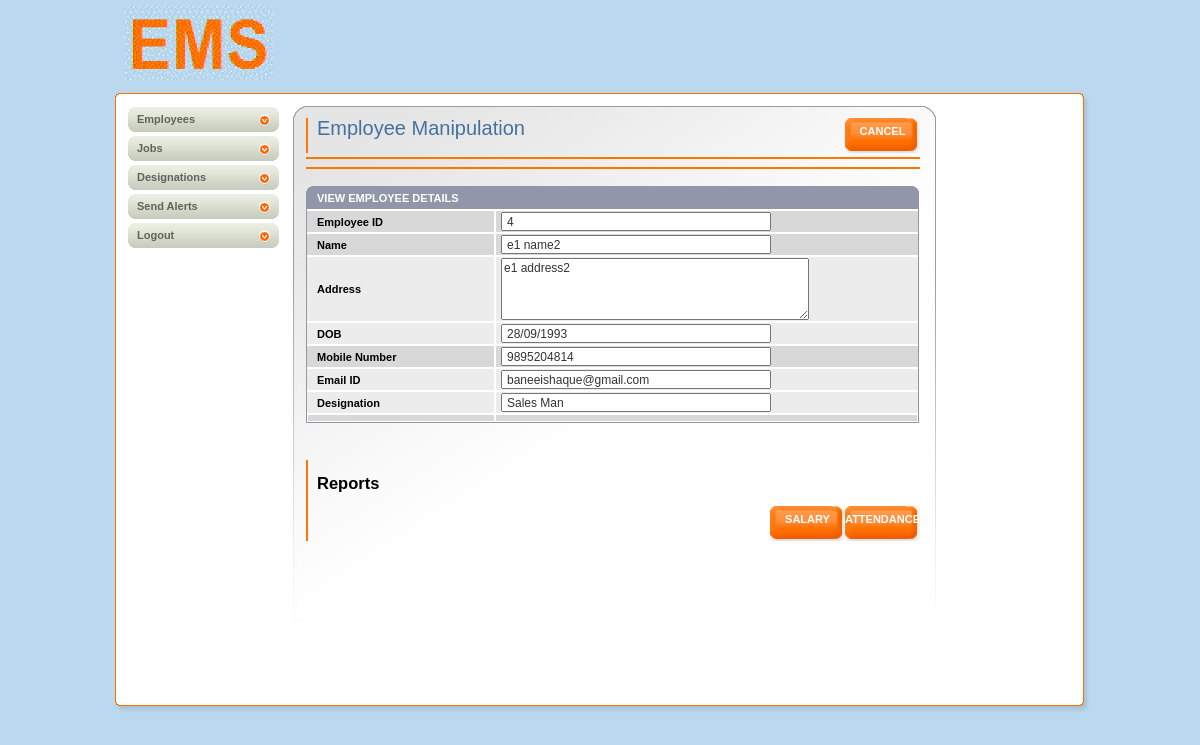
Screenshot of /employee_view.php?id=4 with the database file from the repository.
### tables this page shows
CREATE TABLE `employee` (
  `id` int(11) NOT NULL,
  `username` varchar(50) NOT NULL,
  `passcode` varchar(50) NOT NULL,
  `name` varchar(50) NOT NULL,
  `address` varchar(150) NOT NULL,
  `dob` varchar(50) NOT NULL,
  `mobile` varchar(50) NOT NULL,
  `email` varchar(50) NOT NULL,
  `did` int(11) NOT NULL,
  `role` varchar(50) NOT NULL,
  `cjid` int(11) DEFAULT '0'
);

CREATE TABLE `designation` (
  `id` int(11) NOT NULL,
  `description` varchar(50) NOT NULL,
  `working-hours` double NOT NULL,
  `allowed-leaves` double NOT NULL,
  `salary` double NOT NULL
);

### employee_view.php (the view, shortened to what this page needs)
<!DOCTYPE html PUBLIC "-//W3C//DTD XHTML 1.0 Transitional//EN" "http://www.w3.org/TR/xhtml1/DTD/xhtml1-transitional.dtd">
<html>
    <head>
    </head>
    <body>
        <div id="main">
            <div id="header">
                <a href="index.html" class="logo"><img src="img/logo.gif" width="150" height="75" alt=""/></a>
            </div>
            <div id="middle">
                <div id="left-column">
                    <a href="manager_dashboard.php" class="link">Employees</a>
                    <a href="jobs.php" class="link">Jobs</a>
                    <a href="designation.php" class="link">Designations</a>
                    <a href="send_alerts.php" class="link">Send Alerts</a>
                    <a href="index.php" class="link">Logout</a>
                </div>
                <div id="center-column">
                    <div class="top-bar">
                        <a href="manager_dashboard.php" class="button">Cancel</a>
                        <h1>Employee Manipulation</h1>
                    </div><br/>
                    <div class="select-bar">
                    </div>
                    <div class="table">
                        <img src="img/bg-th-left.gif" width="8" height="7" alt="" class="left"/>
                        <img src="img/bg-th-right.gif" width="7" height="7" alt="" class="right"/>
                        <?php
                        include_once 'config.php';
                        $id = filter_input(INPUT_GET, 'id');
                        $sql = "SELECT * FROM `employee` WHERE id=$id";
                        $result = $con->query($sql);
                        $row = mysqli_fetch_assoc($result);
                        echo'
                            <table class="listing form" cellpadding="0" cellspacing="0">
                                <tr>
                                    <th class="full" colspan="2">View Employee Details</th>
                                </tr>
                                <tr>
                                    <td class="first" width="172"><strong>Employee ID</strong></td>
                                    <td class="last"><input type="text" class="text" name="id" value="' . $row['id'] . '"  readonly="readonly" /></td>
                                </tr>
                                <tr>
                                    <td class="first" width="172"><strong>Name</strong></td>
                                    <td class="last"><input type="text" class="text" name="name" value="' . $row['name'] . '"  readonly="readonly" /></td>
                                </tr>
                                <tr class="bg">
                                    <td class="first"><strong>Address</strong></td>
                                    <td class="last"><textarea name="address" rows="4" cols="41"  readonly="readonly" >' . $row['address'] . '</textarea></td>
                                </tr>
                                <tr class="bg">
                                    <td class="first"><strong>DOB</strong></td>
                                    <td class="last"><input type="text" class="text" name="dob" value="' . $row['dob'] . '"  readonly="readonly" /></td>
                                </tr>
                                <tr>
                                    <td class="first" width="172"><strong>Mobile Number</strong></td>
                                    <td class="last"><input type="text" class="text" name="mobile" value="' . $row['mobile'] . '"  readonly="readonly" /></td>
                                </tr>
                                <tr class="bg">
                                    <td class="first"><strong>Email ID</strong></td>
                                    <td class="last"><input type="text" class="text" name="email" value="' . $row['email'] . '"  readonly="readonly" /></td>
                                </tr>
                                <tr class="bg">
                                    <td class="first"><strong>Designation</strong></td>
                                    <td class="last">';
                        $sql2 = "SELECT * FROM `designation` WHERE id=" . $row['did'];
                        $result2 = $con->query($sql2);
                        $row2 = mysqli_fetch_assoc($result2);
                        echo '<input type="text" class="text" name="email" value="' . $row2['description'] . '"  readonly="readonly" /> </td>
                        </tr>
                        <tr><td></td><td></td></tr>
                        </table>
                        </div>
                        <div class = "top-bar">
                        <h2>Reports</h2>
                        <a href = "manager_view_attendance.php?id='.filter_input(INPUT_GET, 'id').'" class = "button">Attendance</a>
                        <a href = "employee_salary_calculation.php?id='.filter_input(INPUT_GET, 'id').'" class = "button">Salary</a>
                        </div><br/> ';
                        ?>
                    </div>
                </div>
                <div id="footer"></div>
            </div>
    </body>
</html>

### css/all.css (style rules this page uses)
body { margin: 0; padding: 0; background: #BBD9EE; color: #000; font-family: tahoma,arial,sans-serif; font-size: 11px; }
img { border: none; }
a { color: #060606;text-decoration:none }
input { vertical-align: middle }
input.text,select,textarea { font-family: arial,sans-serif; color: #333; font-size: 12px; vertical-align: middle; }
input.text { padding: 1px 0 0 4px; height: 14px; font-weight: normal; }
#main { width: 992px; margin: 0 auto; }
#header { position: relative; width: 992px; height: 106px; background: url(../img/bg-header.gif) no-repeat left bottom; }
a.logo { position: absolute; top: 5px; left: 20px; }
#middle { float: left; width: 967px; background: url(../img/bg-middle.gif) repeat-y left; padding: 0 13px 0 12px; }
#left-column { float: left; padding: 1px 14px 0 12px; width: 151px; }
#center-column { float: left; width: 614px; background: url(../img/bg-center-column.jpg) no-repeat left top; min-height: 584px; padding: 12px 16px 0 13px; }
#footer { float: left; width: 100%; background: url(../img/bg-footer.gif) no-repeat; height: 15px; }
#left-column a { color: #3E3E3E; }
#left-column .link { display: block; width: 142px; height: 25px; background: url(../img/bg-left-link.gif); margin: 0 0 4px 0; font-weight: bold; padding: 0 0 0 9px; line-height: 25px; color: #60635A; }
.top-bar { float: left; width: 603px; border-left: 2px solid #f70; padding: 0 0 0 9px; margin: 0 0 4px 0; }
.top-bar h1 { font: 20px/21px verdana,sans-serif; color: #43729F; margin: 0 0 4px 0; }
.top-bar a.button { float: right; display: block; width: 75px; height: 35px; text-align: center; color: #fff; text-transform: uppercase; font-weight: bold; line-height: 27px; background: url(../img/bg-orange-button.gif) no-repeat; }
.select-bar { clear: both; border-top: 2px solid #f70; border-bottom: 2px solid #f70; padding: 5px 0 3px 0; margin: 0 0 17px 0; }
div.table { float: left; position: relative; width: 614px; margin: 0 0 37px 0; }
table.listing { border-bottom: 1px solid #9097A9; width: 613px; padding: 0; margin: 0; border: 1px solid #9097A9; }
table.listing th { border-top: 0!important; }
table.listing th.full { border-left: 0; border-right: 0!important; text-align: left; text-transform: uppercase; }
div.table img.left { position: absolute; top: 0; left: 0; }
div.table img.right { position: absolute; top: 0; right: 1px; }
table.listing td,table.listing th { border: 1px solid #fff; text-align: center; }
table.listing th { background: #9097A9; color: #fff; padding: 5px; }
table.listing td { background: #D8D8D8; color: #000; padding: 3px 5px; }
table.listing .bg td { background: #ECECEC; }
table.listing .first { border-left: 0px solid #9097A9; text-align: left; }
table.listing .last { border-right: 0px solid #9097A9; }
table.form .last { padding: 1px 0 1px 5px; text-align: left; }
table.form th,table.form td { padding-left: 10px; }
table.form input.text { width: 262px }

### rows the page displays
employee: id "4", name "e1 name2", address "e1 address2", dob "28/09/1993", mobile "9895204814", email "baneeishaque@gmail.com"
designation: email "Sales Man"
